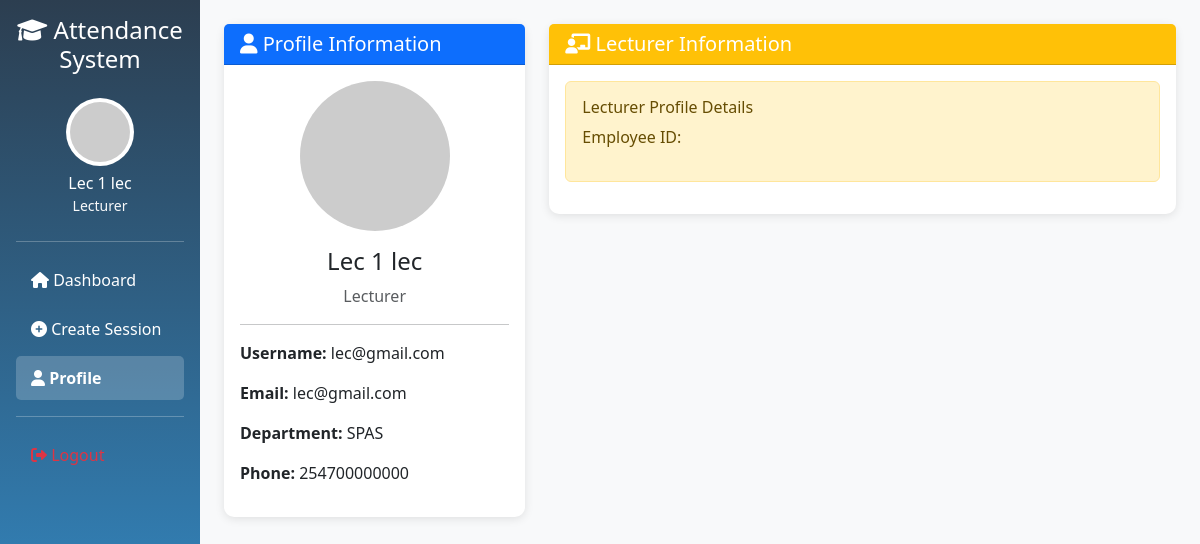
Page /profile/ (signed in) on the committed database.
### accounts/models.py (models this page shows, shortened)
class User(AbstractUser):
    USER_TYPE_CHOICES = (
        ('admin', 'Admin'),
        ('lecturer', 'Lecturer'),
        ('student', 'Student'),
    )
    user_type = models.CharField(max_length=20, choices=USER_TYPE_CHOICES, default='student')
    registration_number = models.CharField(max_length=20, blank=True, null=True, unique=True, verbose_name="Student Registration Number")
    employee_id = models.CharField(max_length=20, blank=True, null=True, unique=True, verbose_name="Lecturer/Staff ID")
    department = models.CharField(max_length=100, blank=True, null=True)
    phone_regex = RegexValidator(
        regex=r'^\+?1?\d{9,15}$',
        message="Phone number must be entered in the format: '+999999999'. Up to 15 digits allowed."
    )
    phone_number = models.CharField(validators=[phone_regex], max_length=17, blank=True, null=True)
    profile_picture = models.ImageField(upload_to='profile_pics/', blank=True, null=True)
    is_approved = models.BooleanField(default=False)  # For admin approval of lecturers

### accounts/views.py (the view)
# urls.py: path('profile/', views.profile_view, name='profile'),
@login_required
def profile_view(request):
    return render(request, 'accounts/profile.html')

### templates/accounts/profile.html (shortened to what this page needs)
{% extends 'base.html' %}
{% block content %}
<div class="container-fluid mt-4">
    <div class="row">
        <div class="col-md-4">
            <div class="card">
                <div class="card-header bg-primary text-white">
                    <h5 class="mb-0"><i class="fas fa-user"></i> Profile Information</h5>
                </div>
                <div class="card-body text-center">
                    <div class="mb-3">
                        <img src="https://ui-avatars.com/api/?name={{ user.get_full_name }}&background=007bff&color=fff&size=200"
                            class="rounded-circle" width="150" height="150" alt="Profile">
                    </div>
                    <h4>{{ user.get_full_name }}</h4>
                    <p class="text-muted">{{ user.get_user_type_display }}</p>
                    <hr>
                    <div class="text-start">
                        <p><strong>Username:</strong> {{ user.username }}</p>
                        <p><strong>Email:</strong> {{ user.email }}</p>
                        {% if user.department %}
                        <p><strong>Department:</strong> {{ user.department }}</p>
                        {% endif %}
                        {% if user.phone_number %}
                        <p><strong>Phone:</strong> {{ user.phone_number }}</p>
                        {% endif %}
                    </div>
                </div>
            </div>
        </div>
        <div class="col-md-8">
            {% if user.user_type == 'student' %}
            <div class="card">
                <div class="card-header bg-info text-white">
                    <h5 class="mb-0"><i class="fas fa-chart-line"></i> Attendance Statistics</h5>
                </div>
                <div class="card-body">
                    <div class="alert alert-info">
                        <h6>Student Profile Details</h6>
                        {% if user.student_profile %}
                        <p>Enrollment Date: {{ user.student_profile.enrollment_date }}</p>
                        <p>Semester: {{ user.student_profile.semester }}</p>
                        <p>Year of Study: {{ user.student_profile.year_of_study }}</p>
                        {% endif %}
                    </div>
                </div>
            </div>
            {% elif user.user_type == 'lecturer' %}
            <div class="card">
                <div class="card-header bg-warning text-white">
                    <h5 class="mb-0"><i class="fas fa-chalkboard-teacher"></i> Lecturer Information</h5>
                </div>
                <div class="card-body">
                    <div class="alert alert-warning">
                        <h6>Lecturer Profile Details</h6>
                        {% if user.lecturer_profile %}
                        <p>Employee ID: {{ user.lecturer_profile.employee_id }}</p>
                        {% endif %}
                    </div>
                </div>
            </div>
            {% endif %}
        </div>
    </div>
</div>
{% endblock %}

### templates/base.html (shortened to what this page needs)
<!DOCTYPE html>
<html lang="en">
<head>
    <link href="https://cdn.jsdelivr.net/npm/bootstrap@5.3.0-alpha1/dist/css/bootstrap.min.css" rel="stylesheet">
    <link rel="stylesheet" href="https://cdnjs.cloudflare.com/ajax/libs/font-awesome/6.0.0/css/all.min.css">
</head>
<body>
    {% if user.is_authenticated %}
    <div class="container-fluid">
        <div class="row">
            <div class="col-md-2 p-0 sidebar">
                <div class="p-3">
                    <h4 class="text-center mb-4">
                        <i class="fas fa-graduation-cap"></i> Attendance System
                    </h4>
                    <div class="text-center mb-4">
                        <div class="bg-white rounded-circle d-inline-block p-1">
                            <img src="https://ui-avatars.com/api/?name={{ user.get_full_name }}&background=007bff&color=fff"
                                class="rounded-circle" width="60" height="60" alt="Profile">
                        </div>
                        <h6 class="mt-2 mb-0">{{ user.get_full_name }}</h6>
                        <small class="text-light">{{ user.get_user_type_display }}</small>
                    </div>
                    <hr class="bg-light">
                    {% if user.user_type == 'student' %}
                    <a href="{% url 'student_dashboard' %}"
                        class="{% if request.resolver_match.url_name == 'student_dashboard' %}active{% endif %}">
                        <i class="fas fa-home"></i> Dashboard
                    </a>
                    <a href="{% url 'mark_attendance' %}"
                        class="{% if request.resolver_match.url_name == 'mark_attendance' %}active{% endif %}">
                        <i class="fas fa-check-circle"></i> Mark Attendance
                    </a>
                    <a href="{% url 'profile' %}"
                        class="{% if request.resolver_match.url_name == 'profile' %}active{% endif %}">
                        <i class="fas fa-user"></i> Profile
                    </a>
                    {% elif user.user_type == 'lecturer' %}
                    <a href="{% url 'lecturer_dashboard' %}"
                        class="{% if request.resolver_match.url_name == 'lecturer_dashboard' %}active{% endif %}">
                        <i class="fas fa-home"></i> Dashboard
                    </a>
                    <a href="{% url 'create_attendance_session' %}"
                        class="{% if request.resolver_match.url_name == 'create_attendance_session' %}active{% endif %}">
                        <i class="fas fa-plus-circle"></i> Create Session
                    </a>
                    <a href="{% url 'profile' %}"
                        class="{% if request.resolver_match.url_name == 'profile' %}active{% endif %}">
                        <i class="fas fa-user"></i> Profile
                    </a>
                    {% endif %}
                    <hr class="bg-light">
                    <a href="{% url 'logout' %}" class="text-danger">
                        <i class="fas fa-sign-out-alt"></i> Logout
                    </a>
                </div>
            </div>
            <div class="col-md-10">
                {% block content %}{% endblock %}
            </div>
        </div>
    </div>
    {% else %}
    {% block auth_content %}{% endblock %}
    {% endif %}
</body>
</html>

### templates/base.html (style rules this page uses)
body { background-color: #f8f9fa; }
.sidebar { min-height: 100vh; background: linear-gradient(180deg, #2c3e50 0%, #3498db 100%); color: white; }
.sidebar a { color: white; text-decoration: none; padding: 10px 15px; display: block; border-radius: 5px; margin-bottom: 5px; transition: all 0.3s; }
.sidebar a.active { background-color: rgba(255, 255, 255, 0.2); font-weight: bold; }
.card { border-radius: 10px; box-shadow: 0 2px 10px rgba(0, 0, 0, 0.1); border: none; margin-bottom: 20px; transition: transform 0.3s; }

### rows in the picture
User: get_full_name "Lec 1 lec", user_type "Lecturer", username "lec@gmail.com", email "lec@gmail.com", department "SPAS", phone_number "254700000000"
